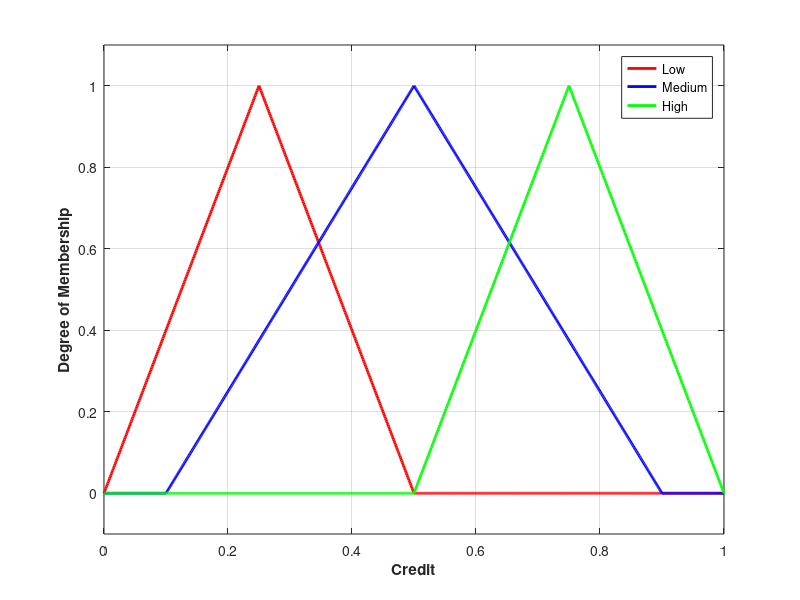
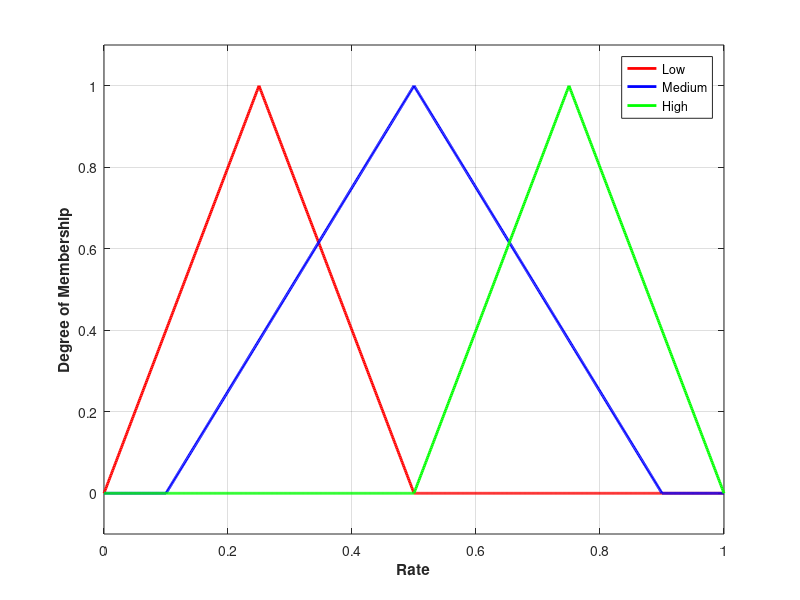
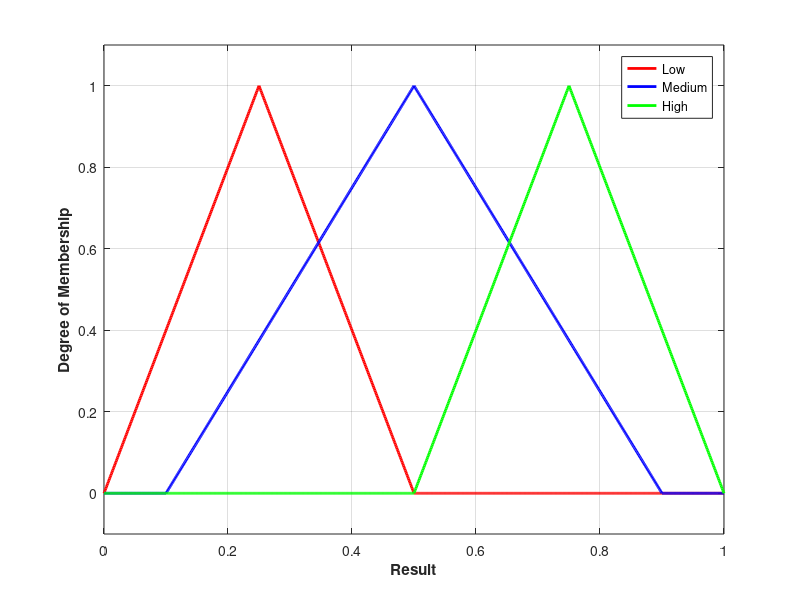
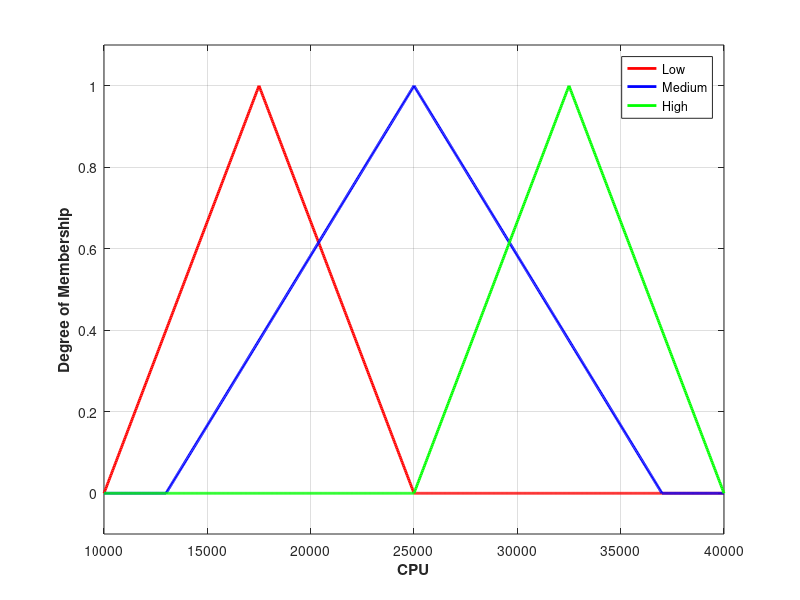

MATLAB code for these plots, in order:
function [Security, Utility] = CreateMemberFunction()

Security = newfis('Security');

%% Input membership function; Credit
Security = addvar(Security,'input','Credit',[0 1]);
Security = addmf(Security,'input',1,'Low','trimf',[0 .25 .5]);
Security = addmf(Security,'input',1,'Medium','trimf',[.1 .5 .9]);
Security = addmf(Security,'input',1,'High','trimf',[.5 .75 1 ]);

%% Input membership function; Rate
Security = addvar(Security,'input','Rate',[0 1]);
Security = addmf(Security,'input',2,'Low','trimf',[0 .25 .5]);
Security = addmf(Security,'input',2,'Medium','trimf',[.1 .5 .9]);
Security = addmf(Security,'input',2,'High','trimf',[.5 .75 1 ]);

%% Output membership function; Result
Security = addvar(Security,'output','Result',[0 1]);
Security = addmf(Security,'output',1,'Low','trimf',[0 .25 .5]);
Security = addmf(Security,'output',1,'Medium','trimf',[.1 .5 .9]);
Security = addmf(Security,'output',1,'High','trimf',[.5 .75 1 ]);

%% Show membership function
figure(1);
plotmf(Security,'input',1);
figure(2);
plotmf(Security,'input',2);
figure(3);
plotmf(Security,'output',1);
figure(4);
Utility = newfis('Utility');

%% Input membership function; Processing Capacity
Utility = addvar(Utility,'input','CPU',[10000 40000]);
Utility = addmf(Utility,'input',1,'Low','trimf',[10000 17500 25000]);
Utility = addmf(Utility,'input',1,'Medium','trimf',[13000 25000 37000]);
Utility = addmf(Utility,'input',1,'High','trimf',[25000 32500 40000 ]);

%% Input membership function; Memory
Utility = addvar(Utility,'input','Memory',[8192 16*1024]);
Utility = addmf(Utility,'input',2,'Low','trimf',[8192 10240 12288]);
Utility = addmf(Utility,'input',2,'Medium','trimf',[9011 12288 15564]);
Utility = addmf(Utility,'input',2,'High','trimf',[12288 14336 16*1024 ]);

%% Input membership function; BW
Utility = addvar(Utility,'input','Bandwidth',[10000 20000]);
Utility = addmf(Utility,'input',3,'Low','trimf',[ 10000 12500 15000]);
Utility = addmf(Utility,'input',3,'Medium','trimf',[12500 15000 17500]);
Utility = addmf(Utility,'input',3,'High','trimf',[15000 17500 20000 ]);

%% Input membership function; TaskLength
Utility = addvar(Utility,'input','TaskLength',[500 5000]);
Utility = addmf(Utility,'input',4,'Low','trimf',[500 1525 2750]);
Utility = addmf(Utility,'input',4,'Medium','trimf',[950 2750 4550]);
Utility = addmf(Utility,'input',4,'High','trimf',[2750 3875 5000]);

%% Output membership function; Result
Utility = addvar(Utility,'output','Result',[0 1]);
Utility = addmf(Utility,'output',1,'Low','trimf',[0 .25 .5]);
Utility = addmf(Utility,'output',1,'Medium','trimf',[.1 .5 .9]);
Utility = addmf(Utility,'output',1,'High','trimf',[.5 .75 1 ]);

figure(5);
plotmf(Utility,'input',1);
figure(6);
plotmf(Utility,'input',2);
figure(7);
plotmf(Utility,'input',3)
figure(8);
plotmf(Utility,'input',4)
figure(9);
plotmf(Utility,'output',1)
end